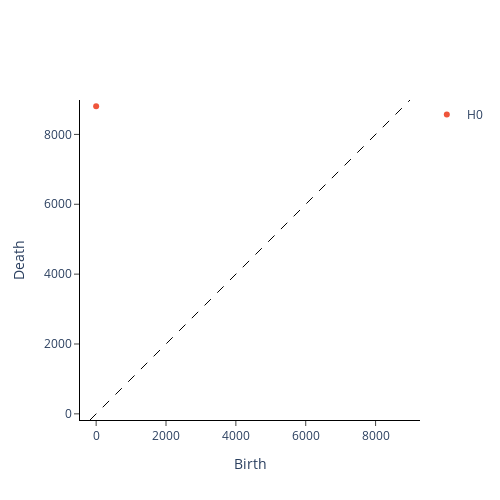

This figure's notebook cell:
### Code cell
from scipy.interpolate import interp2d
from scipy.ndimage import gaussian_filter, rank_filter
from gtda.homology import VietorisRipsPersistence
from plotting import plot_diagram

def heatmap(x, y, s, bins=1000):
    heatmap, xedges, yedges = np.histogram2d(x, y, bins=bins)
    heatmap = gaussian_filter(heatmap, sigma=s)

    extent = [xedges[0], xedges[-1], yedges[0], yedges[-1]]
    return heatmap.T, extent

def interp(x, y):
    bounds = [x.min(), x.max(), y.min(), y.max()]
    f = interp2d(x, y, dens, kind="linear")
    x_coords = np.arange(bounds[0],bounds[1])
    y_coords = np.arange(bounds[2],bounds[3])
    Z = f(x_coords,y_coords)
    return Z, bounds



for i, gp in seven.groupby('season'):
    gp.sort_index(inplace=True)
    x = gp.lon.values
    y = gp.lat.values

    # KDE
    positions = np.vstack([x, y])
    kernel = stats.gaussian_kde(positions)
    dens = kernel(positions)


    # Density Estimation
    # heatmap, bounds = heatmap(x, y, 32)    # Gaussian Image Filter
    # heatmap, bounds = interp(x, y)    # 2D interpolation

    # plt.imshow(heatmap.T, extent=bounds, origin='lower')
    # Overlay Raw data
    # plt.scatter(x, y, c='k', s=1)
    # plt.show()

    # PERSIM
    gp['t'] = gp.index - gp.index.min()
    gp.t = gp.t.astype(int) * 1.15741e-14
    X = np.stack([gp.lat.values, gp.lon.values])
    # X = np.vstack([gp.lat.values, gp.lon.values, gp.t.values])
    x = np.expand_dims(X, axis=0)
    display(x)
    homology_dimensions = [0, 1]

    persistence = VietorisRipsPersistence(
        metric="euclidean", homology_dimensions=homology_dimensions, n_jobs=1
    )


    display(persistence.fit_transform_plot(x))

    break

### Figure 1 — Plotly figure (JSON) as saved in the notebook; plotly's stock layout.template omitted (floating-point values rounded to 4 significant figures)
{"data": [{"hoverinfo": "none", "line": {"color": "black", "dash": "dash", "width": 1}, "mode": "lines", "showlegend": false, "x": [-176.2, 8985.0], "y": [-176.2, 8985.0], "type": "scatter"}, {"hoverinfo": "text", "hovertext": ["(0.0, 8808.81640625)"], "mode": "markers", "name": "H0", "x": [0.0], "y": [8809.0], "type": "scatter"}, {"hoverinfo": "text", "hovertext": [], "mode": "markers", "name": "H1", "x": [], "y": [], "type": "scatter"}], "layout": {"xaxis": {"title": {"text": "Birth"}, "side": "bottom", "type": "linear", "range": [-176.2, 8985.0], "autorange": false, "ticks": "outside", "showline": true, "zeroline": true, "linewidth": 1, "linecolor": "black", "mirror": false, "showexponent": "all", "exponentformat": "e"}, "yaxis": {"title": {"text": "Death"}, "side": "left", "type": "linear", "range": [-176.2, 8985.0], "autorange": false, "scaleanchor": "x", "scaleratio": 1, "ticks": "outside", "showline": true, "zeroline": true, "linewidth": 1, "linecolor": "black", "mirror": false, "showexponent": "all", "exponentformat": "e"}, "width": 500, "height": 500, "plot_bgcolor": "white"}}
